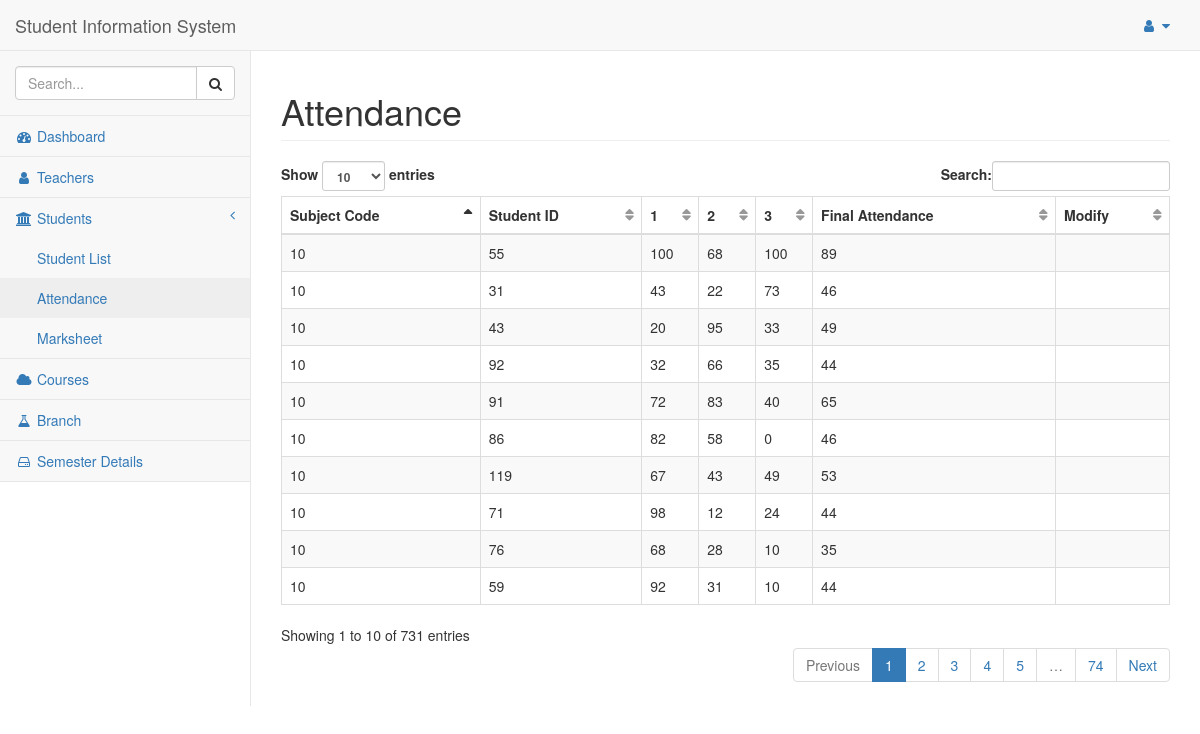
Page /attendance (signed in) on the earlier database version.
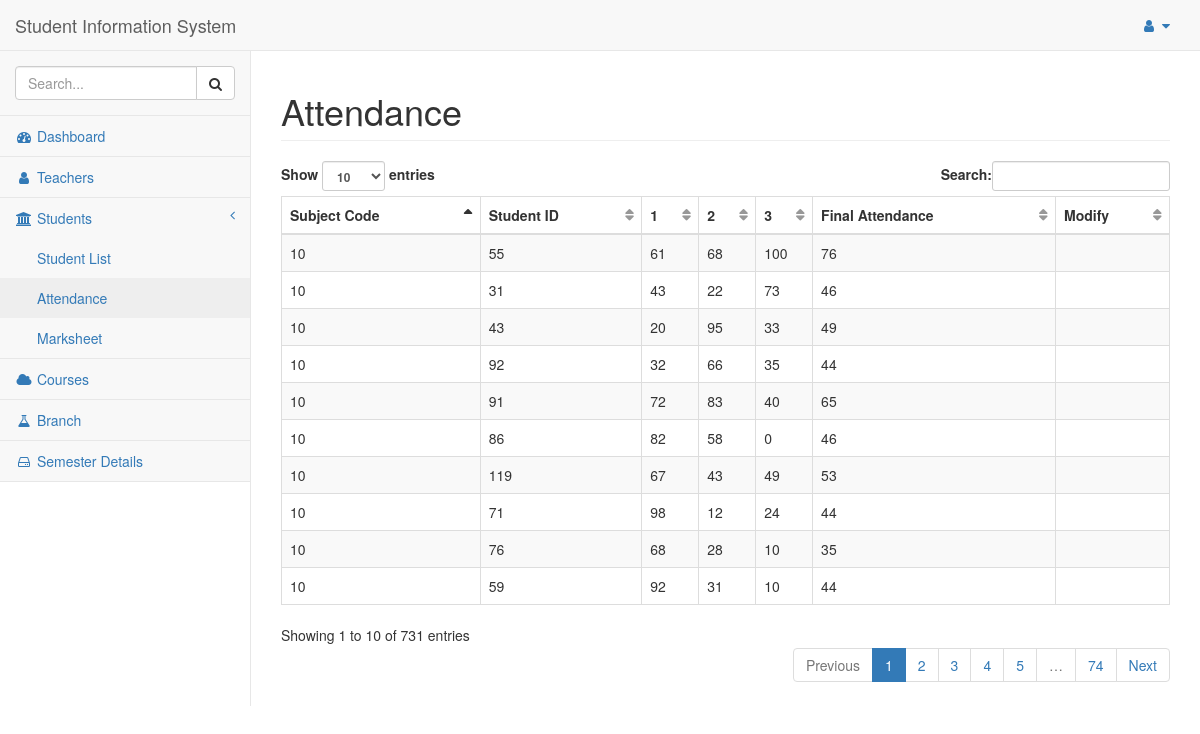
Same page on the later database version.
### tables this page shows
CREATE TABLE Attendance
(
 sub_code         integer NOT NULL ,
student_id teger NOT NULL,
 a1               integer unsigned NULL ,
 a2               integer unsigned NULL ,
 a3               integer unsigned NULL ,
 final_attendance integer unsigned NULL ,
PRIMARY KEY (sub_code, student_id),
FOREIGN KEY (student_id) REFERENCES Student (student_id) ON DELETE CASCADE ON UPDATE CASCADE,
FOREIGN KEY (sub_code) REFERENCES Subject (sub_code) ON DELETE CASCADE ON UPDATE CASCADE
);

### flaskapp.py (the view)
@app.route("/attendance")
def attendance():
    global ID
    if not session.get('logged_in'):
        return login()
    else:
        entry_list = query_db("SELECT * FROM Attendance", [])
        return render_template("attendance.html", id=ID, entry_list=entry_list)

### flaskapp.py (called while the page is built)
def get_db():
    db = getattr(g, '_database', None)
    if db is None:
        db = g._database = sqlite3.connect(DATABASE)
        db.create_function('avg', 3, average)
        db.row_factory = sqlite3.Row
    return db

def query_db(query: object, args: object, one: object = False) -> object:
    cur = get_db().execute(query, args)
    rv = cur.fetchall()
    cur.close()
    return (rv[0] if rv else None) if one else rv

@app.teardown_appcontext
def close_connection(exception):
    db = getattr(g, '_database', None)
    if db is not None:
        db.close()

### templates/attendance.html
{% extends "base.html" %}
{% block title %}Attendance{% endblock %}
{% block content %}
<table class="table table-striped table-bordered table-hover dataTables no-footer dtr-inline collapsed" style="width: 100%;" id="dataTables">
  <thead>
    <tr>
      <th scope="col">Subject Code</th>
      <th scope="col">Student ID</th>
      <th scope="col"><strong>1</strong></th>
      <th scope="col"><strong>2</strong></th>
      <th scope="col"><strong>3</strong></th>
      <th scope="col">Final Attendance</th>
      <th scope="col">Modify</th>
    </tr>
  </thead>
  {% for entry in entry_list: %}
  <tr>
    <td>{{ entry['sub_code'] }}</td>
    <td>{{ entry['student_id'] }}</td>
    <td>{{ entry['a1'] }}</td>
    <td>{{ entry['a2'] }}</td>
    <td>{{ entry['a3'] }}</td>
    <td>{{ entry['final_attendance'] }}</td>
    <td>
    </td>
  </tr>
  {% endfor %}
</table>
{% endblock content %}

Differences in the rows shown:
changed Attendance (number 1 of 10 on the later page): a1 "100" → "61"; final_attendance "89" → "76"
